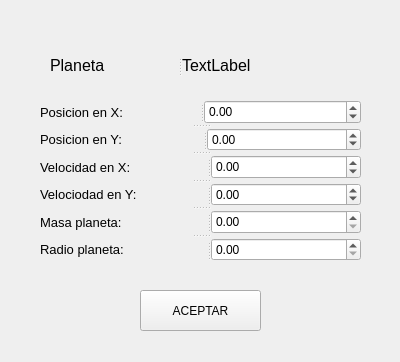
<?xml version="1.0" encoding="UTF-8"?>
<ui version="4.0">
 <class>inicializarvalores</class>
 <widget class="QWidget" name="inicializarvalores">
  <property name="geometry">
   <rect>
    <x>0</x>
    <y>0</y>
    <width>400</width>
    <height>362</height>
   </rect>
  </property>
  <property name="windowTitle">
   <string>Form</string>
  </property>
  <widget class="QPushButton" name="pushButton">
   <property name="geometry">
    <rect>
     <x>140</x>
     <y>290</y>
     <width>121</width>
     <height>41</height>
    </rect>
   </property>
   <property name="text">
    <string>ACEPTAR</string>
   </property>
  </widget>
  <widget class="QSplitter" name="splitter">
   <property name="geometry">
    <rect>
     <x>50</x>
     <y>40</y>
     <width>281</width>
     <height>51</height>
    </rect>
   </property>
   <property name="orientation">
    <enum>Qt::Horizontal</enum>
   </property>
   <widget class="QLabel" name="label">
    <property name="font">
     <font>
      <family>Arial</family>
      <pointsize>12</pointsize>
     </font>
    </property>
    <property name="text">
     <string>Planeta </string>
    </property>
   </widget>
   <widget class="QLabel" name="ContadorPlaneta">
    <property name="font">
     <font>
      <family>Arial</family>
      <pointsize>12</pointsize>
     </font>
    </property>
    <property name="text">
     <string>TextLabel</string>
    </property>
   </widget>
  </widget>
  <widget class="QSplitter" name="splitter_8">
   <property name="geometry">
    <rect>
     <x>40</x>
     <y>100</y>
     <width>321</width>
     <height>161</height>
    </rect>
   </property>
   <property name="orientation">
    <enum>Qt::Vertical</enum>
   </property>
   <widget class="QSplitter" name="splitter_2">
    <property name="orientation">
     <enum>Qt::Horizontal</enum>
    </property>
    <widget class="QLabel" name="PosX">
     <property name="font">
      <font>
       <family>Arial</family>
       <pointsize>10</pointsize>
      </font>
     </property>
     <property name="text">
      <string>Posicion en X:</string>
     </property>
    </widget>
    <widget class="QDoubleSpinBox" name="VPosX">
     <property name="minimumSize">
      <size>
       <width>150</width>
       <height>23</height>
      </size>
     </property>
     <property name="minimum">
      <double>-10000.000000000000000</double>
     </property>
     <property name="maximum">
      <double>10000.000000000000000</double>
     </property>
    </widget>
   </widget>
   <widget class="QSplitter" name="splitter_3">
    <property name="orientation">
     <enum>Qt::Horizontal</enum>
    </property>
    <widget class="QLabel" name="PosY">
     <property name="maximumSize">
      <size>
       <width>167</width>
       <height>16777215</height>
      </size>
     </property>
     <property name="font">
      <font>
       <family>Arial</family>
       <pointsize>10</pointsize>
      </font>
     </property>
     <property name="text">
      <string>Posicion en Y: </string>
     </property>
    </widget>
    <widget class="QDoubleSpinBox" name="VPosY">
     <property name="minimum">
      <double>-10000.000000000000000</double>
     </property>
     <property name="maximum">
      <double>10000.000000000000000</double>
     </property>
    </widget>
   </widget>
   <widget class="QSplitter" name="splitter_5">
    <property name="orientation">
     <enum>Qt::Horizontal</enum>
    </property>
    <widget class="QLabel" name="VelX">
     <property name="maximumSize">
      <size>
       <width>167</width>
       <height>16777215</height>
      </size>
     </property>
     <property name="font">
      <font>
       <family>Arial</family>
       <pointsize>10</pointsize>
      </font>
     </property>
     <property name="text">
      <string>Velocidad en X: </string>
     </property>
    </widget>
    <widget class="QDoubleSpinBox" name="VVX">
     <property name="minimum">
      <double>-1000.000000000000000</double>
     </property>
     <property name="maximum">
      <double>1000.000000000000000</double>
     </property>
    </widget>
   </widget>
   <widget class="QSplitter" name="splitter_4">
    <property name="orientation">
     <enum>Qt::Horizontal</enum>
    </property>
    <widget class="QLabel" name="VelY">
     <property name="maximumSize">
      <size>
       <width>167</width>
       <height>16777215</height>
      </size>
     </property>
     <property name="font">
      <font>
       <family>Arial</family>
       <pointsize>10</pointsize>
      </font>
     </property>
     <property name="text">
      <string>Velociodad en Y: </string>
     </property>
    </widget>
    <widget class="QDoubleSpinBox" name="VVY">
     <property name="minimumSize">
      <size>
       <width>150</width>
       <height>23</height>
      </size>
     </property>
     <property name="minimum">
      <double>-1000.000000000000000</double>
     </property>
     <property name="maximum">
      <double>1000.000000000000000</double>
     </property>
    </widget>
   </widget>
   <widget class="QSplitter" name="splitter_6">
    <property name="orientation">
     <enum>Qt::Horizontal</enum>
    </property>
    <widget class="QLabel" name="Masa">
     <property name="minimumSize">
      <size>
       <width>167</width>
       <height>0</height>
      </size>
     </property>
     <property name="font">
      <font>
       <family>Arial</family>
       <pointsize>10</pointsize>
      </font>
     </property>
     <property name="text">
      <string>Masa planeta: </string>
     </property>
    </widget>
    <widget class="QDoubleSpinBox" name="MP">
     <property name="minimumSize">
      <size>
       <width>150</width>
       <height>23</height>
      </size>
     </property>
     <property name="maximum">
      <double>99999999999.000000000000000</double>
     </property>
    </widget>
   </widget>
   <widget class="QSplitter" name="splitter_7">
    <property name="orientation">
     <enum>Qt::Horizontal</enum>
    </property>
    <widget class="QLabel" name="Radio">
     <property name="minimumSize">
      <size>
       <width>167</width>
       <height>0</height>
      </size>
     </property>
     <property name="font">
      <font>
       <family>Arial</family>
       <pointsize>10</pointsize>
      </font>
     </property>
     <property name="text">
      <string>Radio planeta: </string>
     </property>
    </widget>
    <widget class="QDoubleSpinBox" name="RP">
     <property name="minimumSize">
      <size>
       <width>150</width>
       <height>23</height>
      </size>
     </property>
     <property name="maximum">
      <double>9999999999.000000000000000</double>
     </property>
    </widget>
   </widget>
  </widget>
 </widget>
 <resources/>
 <connections/>
</ui>
